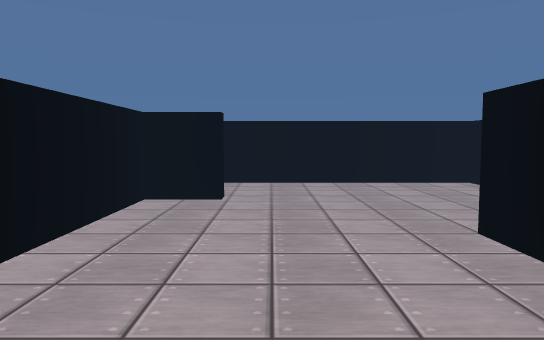
[1] (above)

16 first-person views from a walk through a scene from a Unity 3-D project. The camera is 1.3 m above the floor, tilts 4° down and sees 70° across. The floor is counted in squares, 1 m on a side. Each view is taken from the middle of a square. On the plan, view 1 faces up. The plan holds only what a view shows up to about 16 squares ahead; the rest is blank. Surface patterns are stand-ins for the level's own textures.

[2]
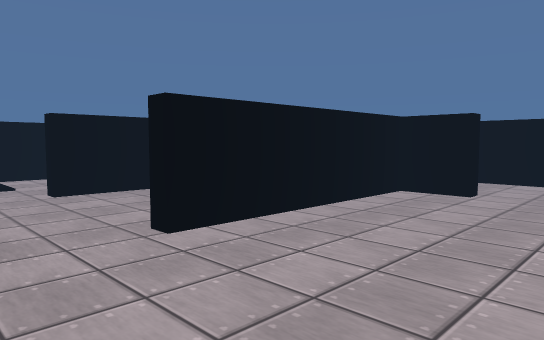

[3]
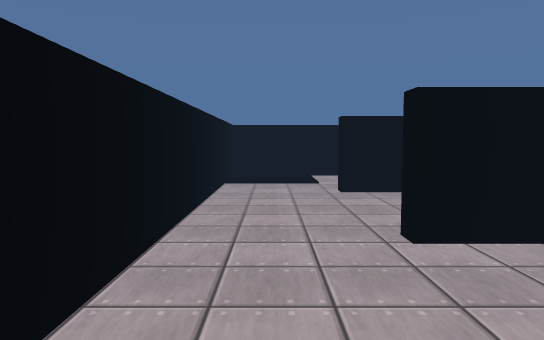

[4]
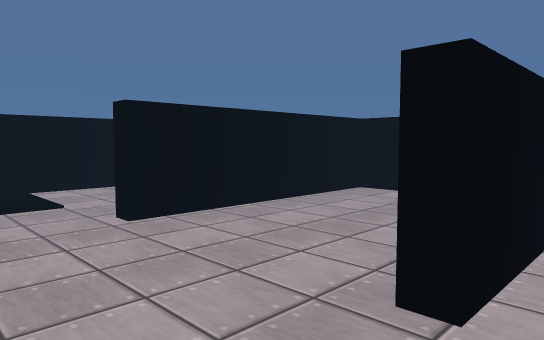

[5]
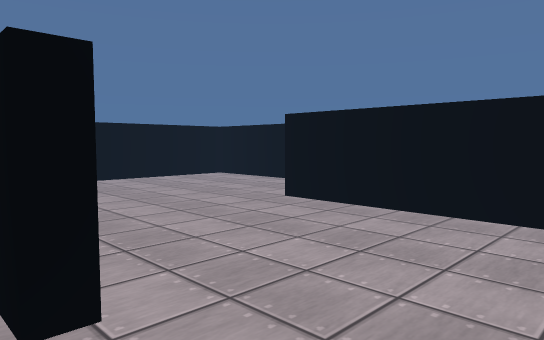

[6]
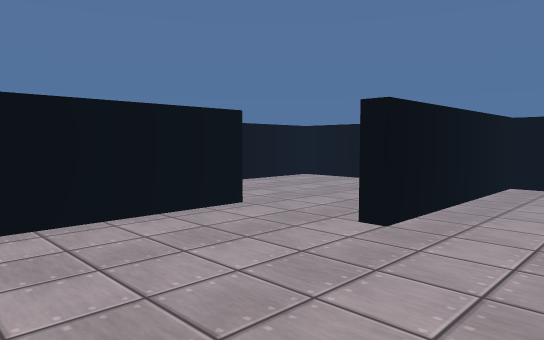

[7]
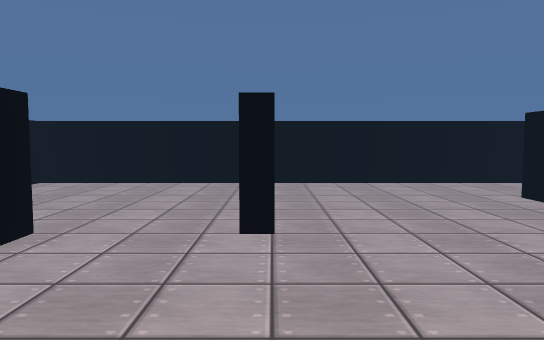

[8]
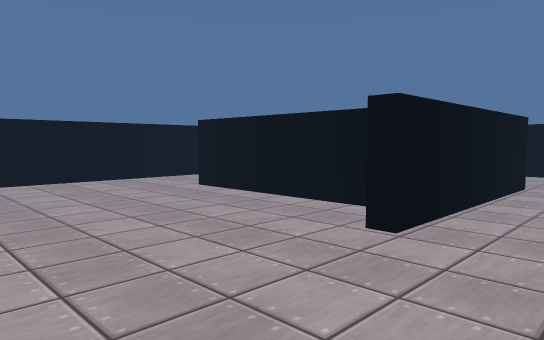

[9]
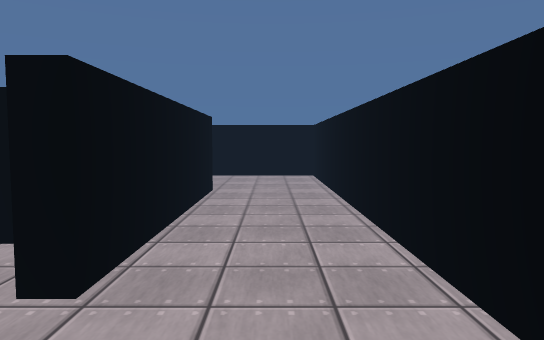

[10]
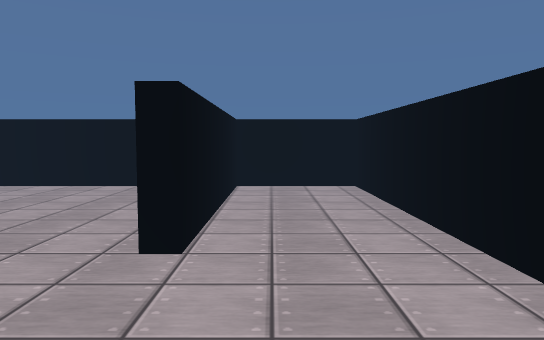

[11]
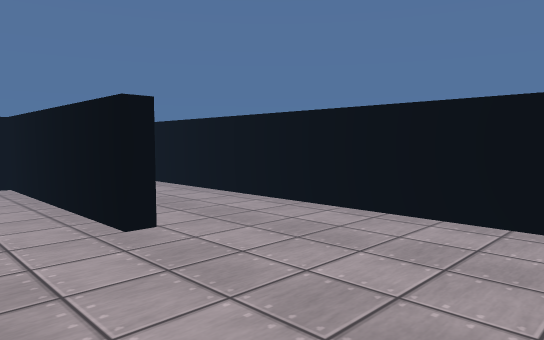

[12]
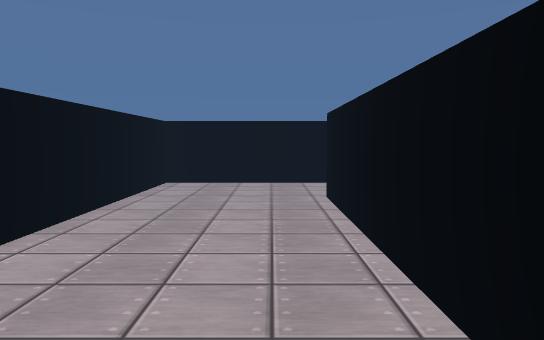

[13]
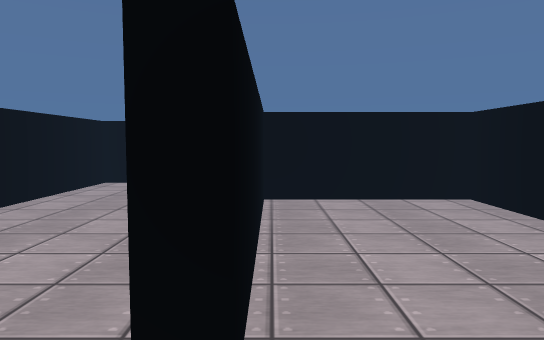

[14]
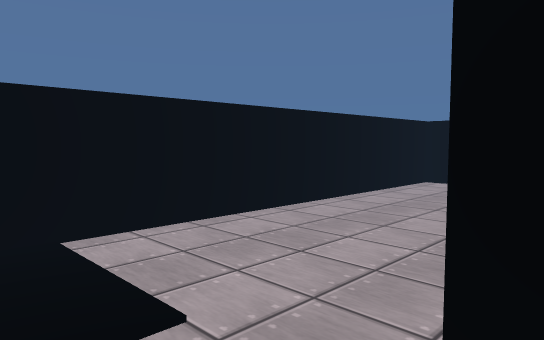

[15]
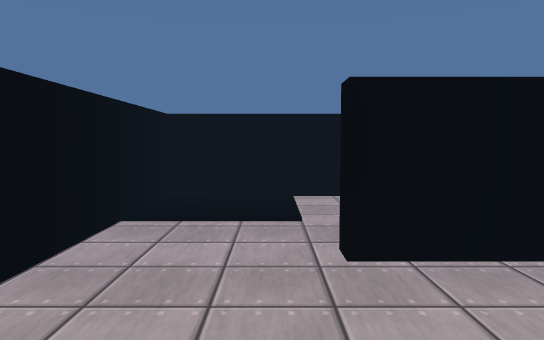

[16]
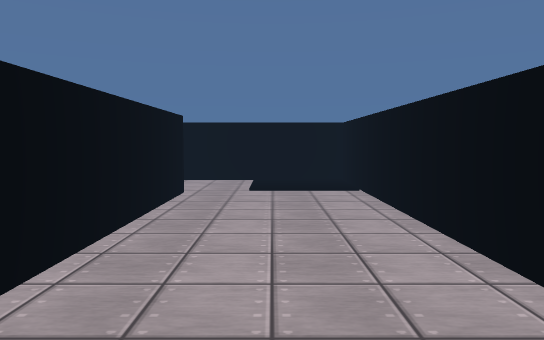

### Floor plan
Key: @ floor where view 1 was taken; # wall or solid block; . floor; ≈ lava the walk keeps out of.
Columns run from 14 left of view 1 to 11 right of it. Each row starts with its distance up from view 1.
 13 ##########################
 12 #....................#...#
 11 #....................#...#
 10 #....................#...#
  9 #....########........#...#
  8 #....##....#.........#...#
  7 #....##....#.........#...#
  6 #....##....#.........#...#
  5 #....##....#.....#.......#
  4 #....##....#.....#.......#
  3 #....##....#.....#.......#
  2 #....##....#.....#.......#
  1 #≈≈≈.............#.......#
  0 #≈≈≈..........@..#.......#
 -1 #≈≈≈.............#.......#
 -2 ##########################

Positions as (right, up) in squares from view 1, and headings:
1: (0, 0), facing up
2: (2, -1), facing up-left
3: (2, 0), facing left
4: (-2, -1), facing up-left
5: (-4, -1), facing up-right
6: (0, 11), facing down-right
7: (3, 11), facing down
8: (4, 12), facing down-left
9: (2, 11), facing left
10: (8, 1), facing up
11: (4, 0), facing up-right
12: (-10, 0), facing up
13: (-8, 0), facing up
14: (-8, 0), facing up-left
15: (-4, 1), facing left
16: (-11, 12), facing down
